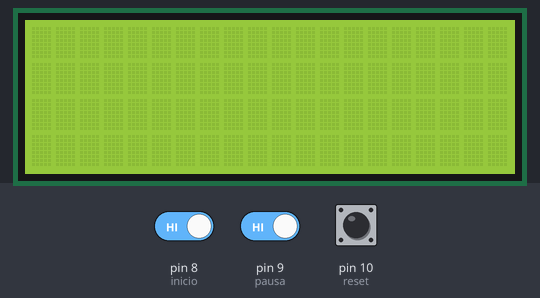
Recording of a sketch running on a simulated Arduino Uno, built with avr-gcc and run on an emulated ATmega328P. On the bench: 20×4 character LCD. The test bench sets the inputs (shaded band); at power-on: pin 9 (pausa) HIGH, pin 8 (inicio) HIGH, pin 10 (reset) LOW.

Above: at 1.2 s.
1.3 s: pin 9 (pausa) driven LOW
At 2.1 s:
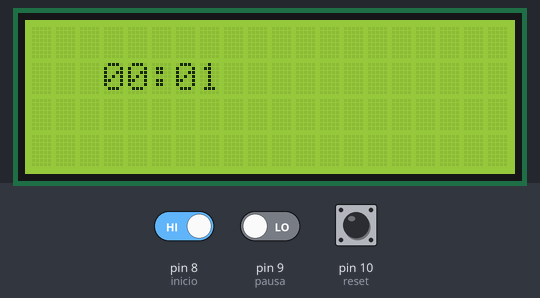
3.5 s: pin 8 (inicio) driven LOW
At 7.8 s:
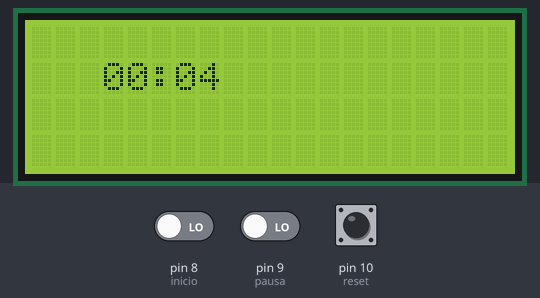
Timing chart, 0 to 9.3 s (numbered marks = the images above; inputs shaded):
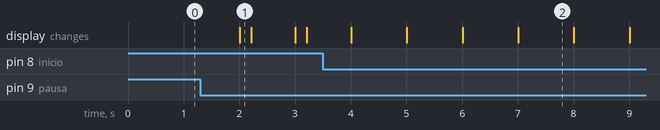

Measured:
- after the input at 1.3 s, the display: changes after 0.71 s (image 1)
- what the display in image 2 shows lasts 1.0 s, from 7.0 s to 8.0 s

The sketch:

ex03_zub.ino
```cpp
#include <Wire.h>
#include <LiquidCrystal_I2C.h>

//Crear el objeto lcd  dirección  0x3F y 16 columnas x 2 filas
LiquidCrystal_I2C lcd(0x27,20,4);  //


int inicio = 8;
int pausa = 9;
int reset = 10;

int minutos = 0;
int segundos = 0;
int milisegundos=0;

int a = 0;
int b = 0;


void setup() {
  // Inicializar el LCD
  lcd.init();

  //Encender la luz de fondo.
  lcd.backlight();
  /*  CHAT


  */


  // Escribimos el Mensaje en el LCD.
  //lcd.print("Hola Mundo");
}

void loop() {
  timer(45);
}

void timer(short tiempo){
  inicio:
  if (true)
  {
    a = 1;
    b = 0;
    while (a == 1)
    {
    contador:
    milisegundos = millis();
    if (milisegundos % 1000 == 0)
    {
    segundos++;
        if (segundos == 60){
          segundos = 0;
          minutos++;
        }
        lcd.setCursor(3, 1);
        if (minutos < 10)      {
          lcd.print("0");
        }
        lcd.print(minutos);
        lcd.print(":");
        lcd.setCursor(6, 1);
        if (segundos < 10)     {
        lcd.print("0");        }
        lcd.print(segundos);

        if (digitalRead(pausa) == false)      {
        delay(200);
          a = 0;
          b = 1;
          while (b == 1)                       {
            if (digitalRead( inicio) == false) {
            goto contador;                     }
            if (digitalRead(reset) == false)   {
              minutos = 0;
              segundos = 0;
              lcd.clear();
              delay(200);
              goto inicio;    }
          }
        }
        if (digitalRead(reset) == false)
        {
          a = 0;
          minutos = 0;
          segundos = 0;
          lcd.clear();
          delay(200);
          goto inicio;
        }
      }
    }
  }
}
```
